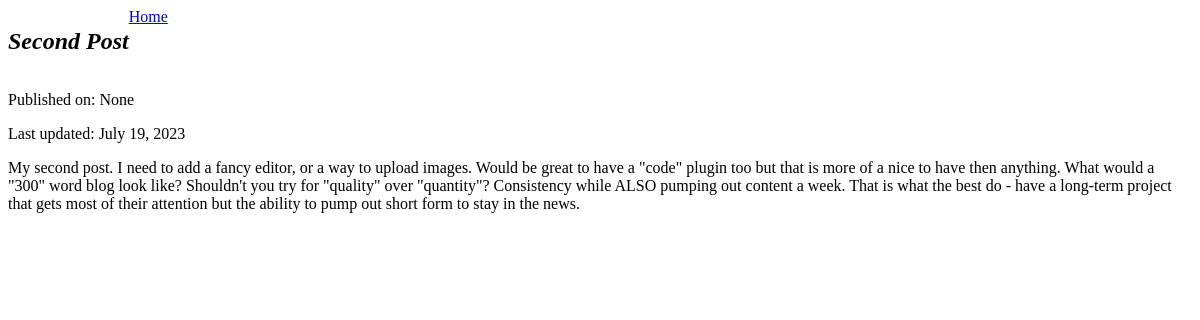
/blog/post/2, run on an earlier commit of the app's database.
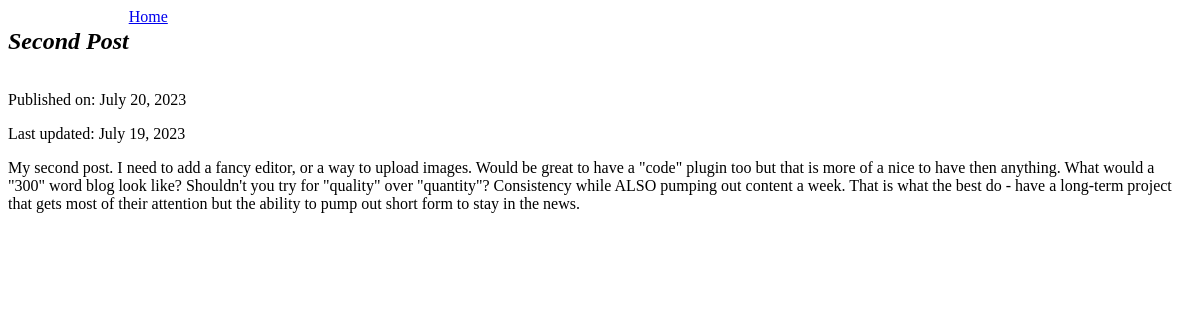
And on a later commit of the database.
### blog/models.py (models this page shows)
class Post(models.Model):
    def __str__(self):
        return self.post_title
    post_body = models.TextField()
    post_title = models.CharField(max_length=20)
    published_at = models.DateField(null=True, blank=True)
    updated_at = models.DateField(auto_now_add=True)
    author = models.ForeignKey(Author, on_delete=models.CASCADE)

### blog/views.py (the view)
# urls.py: path("post/<int:id>", post_page, name="post-page"),
def post_page(request, id):
    post = Post.objects.get(id=id)
    return render(request, "blog/post.html", {"post": post})

### blog/templates/blog/post.html
{% extends "blog/base.html" %}
{% block body %}
<div>
    <div class="blog_title">
        <h2>
            <i>{{post}}</i>
        </h2>
        <a href="{% url 'blog:home' %}">Home</a>
    </div>
    <p>Published on: {{ post.published_at }}</p>
    <p>Last updated: {{ post.updated_at }}</p>
</div>
<p>
    {{post.post_body}}
</p>
{% endblock %}

What changed in the data, as far as the page shows it:
changed Post "Second Post": published_at "None" → "July 20, 2023"
